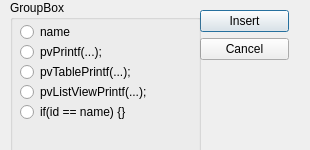
<?xml version="1.0" encoding="UTF-8"?>
<ui version="4.0">
 <class>DialogPasteWidget</class>
 <widget class="QDialog" name="DialogPasteWidget">
  <property name="geometry">
   <rect>
    <x>0</x>
    <y>0</y>
    <width>310</width>
    <height>150</height>
   </rect>
  </property>
  <property name="sizePolicy">
   <sizepolicy hsizetype="Ignored" vsizetype="Ignored">
    <horstretch>0</horstretch>
    <verstretch>0</verstretch>
   </sizepolicy>
  </property>
  <property name="minimumSize">
   <size>
    <width>310</width>
    <height>150</height>
   </size>
  </property>
  <property name="maximumSize">
   <size>
    <width>310</width>
    <height>150</height>
   </size>
  </property>
  <property name="windowTitle">
   <string>Dialog</string>
  </property>
  <widget class="QWidget" name="layoutWidget">
   <property name="geometry">
    <rect>
     <x>200</x>
     <y>10</y>
     <width>89</width>
     <height>106</height>
    </rect>
   </property>
   <layout class="QVBoxLayout">
    <property name="spacing">
     <number>6</number>
    </property>
    <property name="margin">
     <number>0</number>
    </property>
    <item>
     <widget class="QPushButton" name="pushButtonInsert">
      <property name="text">
       <string>Insert</string>
      </property>
     </widget>
    </item>
    <item>
     <widget class="QPushButton" name="pushButtonCancel">
      <property name="text">
       <string>Cancel</string>
      </property>
     </widget>
    </item>
    <item>
     <spacer>
      <property name="orientation">
       <enum>Qt::Vertical</enum>
      </property>
      <property name="sizeHint" stdset="0">
       <size>
        <width>20</width>
        <height>40</height>
       </size>
      </property>
     </spacer>
    </item>
   </layout>
  </widget>
  <widget class="QGroupBox" name="groupBox">
   <property name="geometry">
    <rect>
     <x>10</x>
     <y>0</y>
     <width>191</width>
     <height>171</height>
    </rect>
   </property>
   <property name="title">
    <string>GroupBox</string>
   </property>
   <widget class="QRadioButton" name="radioButtonTablePrintf">
    <property name="geometry">
     <rect>
      <x>10</x>
      <y>60</y>
      <width>161</width>
      <height>24</height>
     </rect>
    </property>
    <property name="text">
     <string>pvTablePrintf(...);</string>
    </property>
   </widget>
   <widget class="QRadioButton" name="radioButtonPrintf">
    <property name="geometry">
     <rect>
      <x>10</x>
      <y>40</y>
      <width>161</width>
      <height>24</height>
     </rect>
    </property>
    <property name="text">
     <string>pvPrintf(...);</string>
    </property>
   </widget>
   <widget class="QRadioButton" name="radioButtonListViewPrintf">
    <property name="geometry">
     <rect>
      <x>10</x>
      <y>80</y>
      <width>161</width>
      <height>24</height>
     </rect>
    </property>
    <property name="text">
     <string>pvListViewPrintf(...);</string>
    </property>
   </widget>
   <widget class="QRadioButton" name="radioButtonEvent">
    <property name="geometry">
     <rect>
      <x>10</x>
      <y>100</y>
      <width>161</width>
      <height>24</height>
     </rect>
    </property>
    <property name="text">
     <string>if(id == name) {}</string>
    </property>
   </widget>
   <widget class="QRadioButton" name="radioButtonName">
    <property name="geometry">
     <rect>
      <x>10</x>
      <y>20</y>
      <width>161</width>
      <height>24</height>
     </rect>
    </property>
    <property name="text">
     <string>name</string>
    </property>
   </widget>
  </widget>
 </widget>
 <resources/>
 <connections>
  <connection>
   <sender>pushButtonInsert</sender>
   <signal>clicked()</signal>
   <receiver>DialogPasteWidget</receiver>
   <slot>accept()</slot>
   <hints>
    <hint type="sourcelabel">
     <x>351</x>
     <y>38</y>
    </hint>
    <hint type="destinationlabel">
     <x>233</x>
     <y>29</y>
    </hint>
   </hints>
  </connection>
  <connection>
   <sender>pushButtonCancel</sender>
   <signal>clicked()</signal>
   <receiver>DialogPasteWidget</receiver>
   <slot>reject()</slot>
   <hints>
    <hint type="sourcelabel">
     <x>330</x>
     <y>66</y>
    </hint>
    <hint type="destinationlabel">
     <x>197</x>
     <y>125</y>
    </hint>
   </hints>
  </connection>
 </connections>
</ui>
